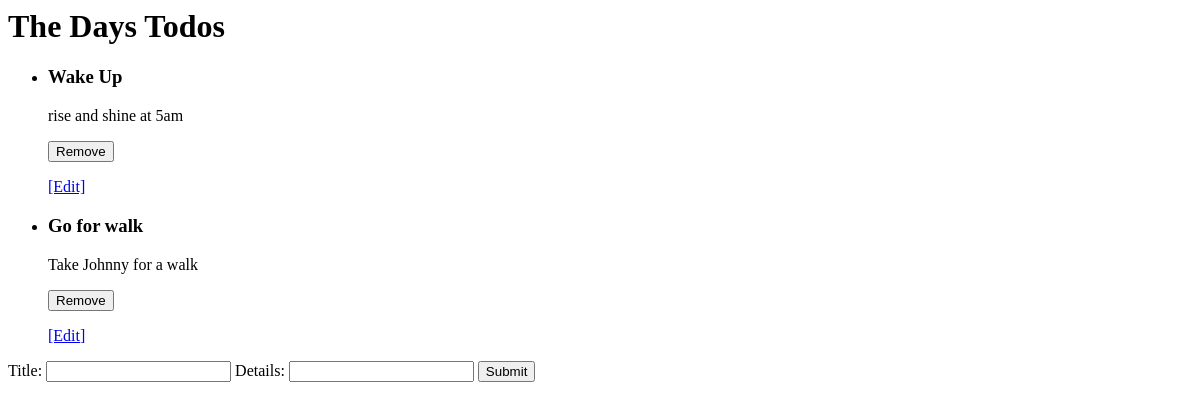
Before: /index/ with the older database file.
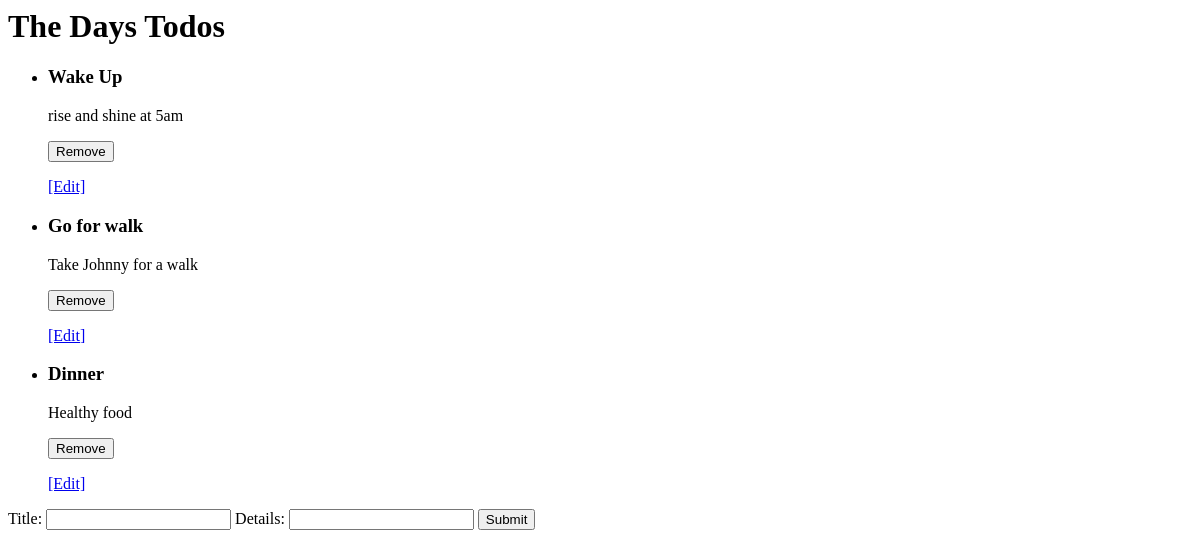
After: the same page with the newer database file.
### todos/models.py (models this page shows)
class Todo(models.Model):
    title = models.CharField(max_length=300)
    details = models.CharField(max_length= 1000)

### todos/views.py (the view)
# urls.py: path('index/', index),
def index(request):
    if(request.method == "POST"):
        Todo.objects.create(
            title=request.POST.get('title'),
            details=request.POST.get('details')
        )
        return HttpResponseRedirect("/index/")
    if(request.method == "GET"):
        todos = Todo.objects.all()
        form = TodoForm()
        return render(request, 'index.html', {'todos': todos, 'form': form})

### todos/forms.py
class TodoForm(ModelForm):
    class Meta:
        model = Todo
        fields = ['title', 'details']

### todos/templates/index.html (shortened to what this page needs)
<h1>The Days Todos</h1>
<ul>
    {% for todo in todos %}
        <li>
            <h3>{{todo.title}}</h3>
            <p>{{todo.details}}</p>
        </li>
        <form action="/delete/{{todo.id}}/" method="POST">
            <button type='submit'>Remove</button>
        </form>
        <a href="/update/{{todo.id}}">[Edit]</a>
    {% endfor %}
</ul>
<form action="/index/" method='post'>
    {{form}}
    <button type="submit">Submit</button>
</form>

Changed rows visible on the page:
added Todo: title "Dinner", details "Healthy food"
